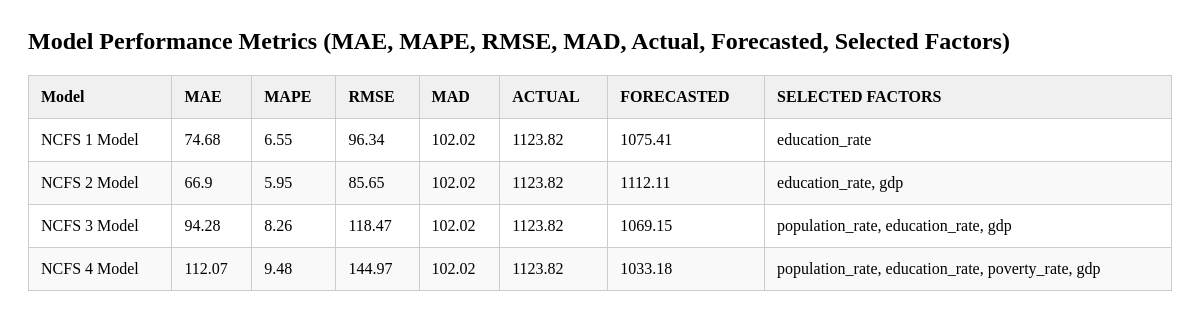
Screenshot of /table/perfmetrics with the database file from the repository.
### tables this page shows
CREATE TABLE perfmetrics (
        model TEXT PRIMARY KEY,
        MAE REAL,
        MAPE REAL,
        RMSE REAL,
        MAD REAL,
        actual_value REAL,
        forecasted_value REAL,
        selected_factors TEXT
    );

### app/controllers/table_routes.py (the view)
@table_routes.route('/perfmetrics')
def view_perfmetrics():
    result = select_all_from(db.PERFMETRICS_TABLE)
    return render_template('view_perfmetrics.html', title = 'Performance Metrics', data = result)

### app/models/database.py (called while the page is built)
def get_db_cursor():
    if 'db' not in g:
        g.db = sqlite3.connect(current_app.config["DATABASE"])  # Connect to the database
        g.db.row_factory = sqlite3.Row                          # Configure rows to behave like dictionaries
    return g.db, g.db.cursor()

### app/services/data_handling/queries.py (called while the page is built)
def select_all_from(table):
    _, cursor = get_db_cursor()
    try:
        cursor.execute(f'SELECT * FROM {table}')
        return cursor.fetchall()
    except Exception as e:
        return handle_exception(e, context = msg.ERROR_SELECT + table)

### app/templates/view_perfmetrics.html (shortened to what this page needs)
<section id="perfmetrics" class="perfmetrics bg-yellow-100">
  <h2 class="section-title text-md font-extrabold text-blue">
    Model Performance Metrics (MAE, MAPE, RMSE, MAD, Actual, Forecasted, Selected Factors)
  </h2>
  <table class="min-w-full mt-4 border border-gray-300">
    <thead>
      <tr class="table_row">
        <th>Model</th>
        <th>MAE</th>
        <th>MAPE</th>
        <th>RMSE</th>
        <th>MAD</th>
        <th>ACTUAL</th>
        <th>FORECASTED</th>
        <th>SELECTED FACTORS</th>
      </tr>
    </thead>
    <tbody>
      {% for row in data %}
      <tr>
        <td>{{ row['model'] }}</td>
        <td>{{ row['MAE'] }}</td>
        <td>{{ row['MAPE'] }}</td>
        <td>{{ row['RMSE'] }}</td>
        <td>{{ row['MAD'] }}</td>
        <td>{{ row['actual_value'] }}</td>
        <td>{{ row['forecasted_value'] }}</td>
        <td>{{ row['selected_factors'] }}</td>
      </tr>
      {% endfor %}
    </tbody>
  </table>
</section>

### app/templates/view_perfmetrics.html (style rules this page uses)
.perfmetrics { padding: 20px; }
.section-title { margin: 0 0 20px; }
table { border-collapse: collapse; width: 100%; }
th, td { border: 1px solid #ccc; padding: 12px; text-align: left; }
th { background-color: #f0f0f0; }
tr:nth-child(even) { background-color: #f9f9f9; }

### rows the page displays
perfmetrics: model "NCFS 1 Model", MAE "74.68", MAPE "6.55", RMSE "96.34", MAD "102.02", actual_value "1123.82", forecasted_value "1075.41", selected_factors "education_rate"
perfmetrics: model "NCFS 2 Model", MAE "66.9", MAPE "5.95", RMSE "85.65", MAD "102.02", actual_value "1123.82", forecasted_value "1112.11", selected_factors "education_rate, gdp"
perfmetrics: model "NCFS 3 Model", MAE "94.28", MAPE "8.26", RMSE "118.47", MAD "102.02", actual_value "1123.82", forecasted_value "1069.15", selected_factors "population_rate, education_rate, gdp"
perfmetrics: model "NCFS 4 Model", MAE "112.07", MAPE "9.48", RMSE "144.97", MAD "102.02", actual_value "1123.82", forecasted_value "1033.18", selected_factors "population_rate, education_rate, poverty_rate, gdp"
